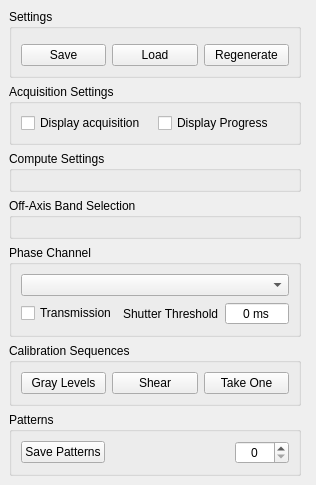
<?xml version="1.0" encoding="UTF-8"?>
<ui version="4.0">
 <class>slm_control</class>
 <widget class="QMainWindow" name="slm_control">
  <property name="geometry">
   <rect>
    <x>0</x>
    <y>0</y>
    <width>287</width>
    <height>459</height>
   </rect>
  </property>
  <property name="windowTitle">
   <string>Settings</string>
  </property>
  <widget class="QWidget" name="centralwidget">
   <layout class="QHBoxLayout" name="horizontalLayout" stretch="0,1">
    <item>
     <layout class="QVBoxLayout" name="verticalLayout">
      <item>
       <widget class="QGroupBox" name="grbSettings">
        <property name="sizePolicy">
         <sizepolicy hsizetype="Preferred" vsizetype="Fixed">
          <horstretch>0</horstretch>
          <verstretch>0</verstretch>
         </sizepolicy>
        </property>
        <property name="title">
         <string>Settings</string>
        </property>
        <layout class="QGridLayout" name="gridLayout_2">
         <item row="1" column="1">
          <widget class="QPushButton" name="btnLoad">
           <property name="text">
            <string>Load</string>
           </property>
          </widget>
         </item>
         <item row="1" column="0">
          <widget class="QPushButton" name="btnSaveSettings">
           <property name="toolTip">
            <string>Save configuration file</string>
           </property>
           <property name="text">
            <string>Save</string>
           </property>
          </widget>
         </item>
         <item row="1" column="2">
          <widget class="QPushButton" name="btnRegenerate">
           <property name="text">
            <string>Regenerate</string>
           </property>
          </widget>
         </item>
         <item row="0" column="0" colspan="3">
          <widget class="slm_pattern_generation_selector" name="slm_pattern_options" native="true"/>
         </item>
        </layout>
       </widget>
      </item>
      <item>
       <widget class="QGroupBox" name="grbAcquisition">
        <property name="title">
         <string>Acquisition Settings</string>
        </property>
        <layout class="QHBoxLayout" name="horizontalLayout_4">
         <item>
          <widget class="QCheckBox" name="chkDisplayacquisition">
           <property name="toolTip">
            <string>Shows the image being acquired. This may slow down highspeed acquisition.</string>
           </property>
           <property name="text">
            <string>Display acquisition</string>
           </property>
          </widget>
         </item>
         <item>
          <widget class="QCheckBox" name="chkDisplayProgress">
           <property name="toolTip">
            <string>Write text to console while image are acquired. This may slow down highspeed acquisition.</string>
           </property>
           <property name="text">
            <string>Display Progress</string>
           </property>
          </widget>
         </item>
        </layout>
       </widget>
      </item>
      <item>
       <widget class="QGroupBox" name="grb_scope_compute">
        <property name="title">
         <string>Compute Settings</string>
        </property>
        <layout class="QVBoxLayout" name="verticalLayout_2">
         <item>
          <widget class="scope_compute_settings_selector" name="scope_compute_settings" native="true"/>
         </item>
        </layout>
       </widget>
      </item>
      <item>
       <widget class="QGroupBox" name="grb_dpm">
        <property name="title">
         <string>Off-Axis Band Selection</string>
        </property>
        <layout class="QHBoxLayout" name="horizontalLayout_2">
         <item>
          <widget class="dpm_settings_selector" name="dpm_settings" native="true"/>
         </item>
        </layout>
       </widget>
      </item>
      <item>
       <widget class="QGroupBox" name="grbPhaseChannel">
        <property name="sizePolicy">
         <sizepolicy hsizetype="Preferred" vsizetype="Fixed">
          <horstretch>0</horstretch>
          <verstretch>0</verstretch>
         </sizepolicy>
        </property>
        <property name="title">
         <string>Phase Channel</string>
        </property>
        <layout class="QGridLayout" name="gridLayout_6">
         <item row="1" column="0">
          <widget class="QCheckBox" name="chkTransmission">
           <property name="text">
            <string>Transmission</string>
           </property>
          </widget>
         </item>
         <item row="1" column="1">
          <layout class="QHBoxLayout" name="horizontalLayout_8">
           <item>
            <widget class="QLabel" name="label_12">
             <property name="text">
              <string>Shutter Threshold</string>
             </property>
            </widget>
           </item>
           <item>
            <widget class="QDoubleSpinBox" name="qsbTimeout">
             <property name="alignment">
              <set>Qt::AlignCenter</set>
             </property>
             <property name="buttonSymbols">
              <enum>QAbstractSpinBox::NoButtons</enum>
             </property>
             <property name="suffix">
              <string> ms</string>
             </property>
             <property name="decimals">
              <number>0</number>
             </property>
             <property name="maximum">
              <double>10000.000000000000000</double>
             </property>
            </widget>
           </item>
          </layout>
         </item>
         <item row="0" column="0" colspan="2">
          <widget class="QComboBox" name="cmbChannel">
           <property name="sizePolicy">
            <sizepolicy hsizetype="Preferred" vsizetype="Fixed">
             <horstretch>0</horstretch>
             <verstretch>0</verstretch>
            </sizepolicy>
           </property>
          </widget>
         </item>
        </layout>
       </widget>
      </item>
      <item>
       <widget class="QGroupBox" name="GrbLevelMatching">
        <property name="sizePolicy">
         <sizepolicy hsizetype="Preferred" vsizetype="Fixed">
          <horstretch>0</horstretch>
          <verstretch>0</verstretch>
         </sizepolicy>
        </property>
        <property name="title">
         <string>Calibration Sequences</string>
        </property>
        <layout class="QGridLayout" name="gridLayout">
         <item row="0" column="2">
          <widget class="QPushButton" name="btnTakeOneRaw">
           <property name="text">
            <string>Take One</string>
           </property>
          </widget>
         </item>
         <item row="0" column="1">
          <widget class="QPushButton" name="btnGLIMShear">
           <property name="focusPolicy">
            <enum>Qt::ClickFocus</enum>
           </property>
           <property name="toolTip">
            <string>Phase ramp calibration</string>
           </property>
           <property name="text">
            <string>Shear</string>
           </property>
          </widget>
         </item>
         <item row="0" column="0">
          <widget class="QPushButton" name="btnGrayLevelMatching">
           <property name="text">
            <string>Gray Levels</string>
           </property>
          </widget>
         </item>
        </layout>
       </widget>
      </item>
      <item>
       <widget class="QGroupBox" name="groupBox">
        <property name="title">
         <string>Patterns</string>
        </property>
        <layout class="QHBoxLayout" name="horizontalLayout_3">
         <item>
          <widget class="QPushButton" name="btnSaveFiles">
           <property name="focusPolicy">
            <enum>Qt::ClickFocus</enum>
           </property>
           <property name="toolTip">
            <string>Save patterns to a folder</string>
           </property>
           <property name="text">
            <string>Save Patterns</string>
           </property>
          </widget>
         </item>
         <item>
          <spacer name="horizontalSpacer">
           <property name="orientation">
            <enum>Qt::Horizontal</enum>
           </property>
           <property name="sizeHint" stdset="0">
            <size>
             <width>40</width>
             <height>20</height>
            </size>
           </property>
          </spacer>
         </item>
         <item>
          <widget class="QSpinBox" name="qsbPatternNumber">
           <property name="toolTip">
            <string>Selected Pattern</string>
           </property>
           <property name="alignment">
            <set>Qt::AlignCenter</set>
           </property>
           <property name="prefix">
            <string/>
           </property>
           <property name="maximum">
            <number>9999</number>
           </property>
          </widget>
         </item>
        </layout>
       </widget>
      </item>
      <item>
       <spacer name="verticalSpacer">
        <property name="orientation">
         <enum>Qt::Vertical</enum>
        </property>
        <property name="sizeHint" stdset="0">
         <size>
          <width>20</width>
          <height>40</height>
         </size>
        </property>
       </spacer>
      </item>
     </layout>
    </item>
    <item>
     <widget class="fixed_modulator_settings_selector" name="fixed_modulator_settings" native="true"/>
    </item>
   </layout>
  </widget>
 </widget>
 <customwidgets>
  <customwidget>
   <class>slm_pattern_generation_selector</class>
   <extends>QWidget</extends>
   <header>slm_pattern_generation_selector.h</header>
   <container>1</container>
  </customwidget>
  <customwidget>
   <class>scope_compute_settings_selector</class>
   <extends>QWidget</extends>
   <header>scope_compute_settings_selector.h</header>
   <container>1</container>
  </customwidget>
  <customwidget>
   <class>fixed_modulator_settings_selector</class>
   <extends>QWidget</extends>
   <header>fixed_modulator_settings_selector.h</header>
   <container>1</container>
  </customwidget>
  <customwidget>
   <class>dpm_settings_selector</class>
   <extends>QWidget</extends>
   <header>dpm_settings_selector.h</header>
   <container>1</container>
  </customwidget>
 </customwidgets>
 <tabstops>
  <tabstop>cmbChannel</tabstop>
  <tabstop>chkTransmission</tabstop>
  <tabstop>chkDisplayacquisition</tabstop>
  <tabstop>chkDisplayProgress</tabstop>
 </tabstops>
 <resources>
  <include location="slim5.qrc"/>
 </resources>
 <connections/>
</ui>
